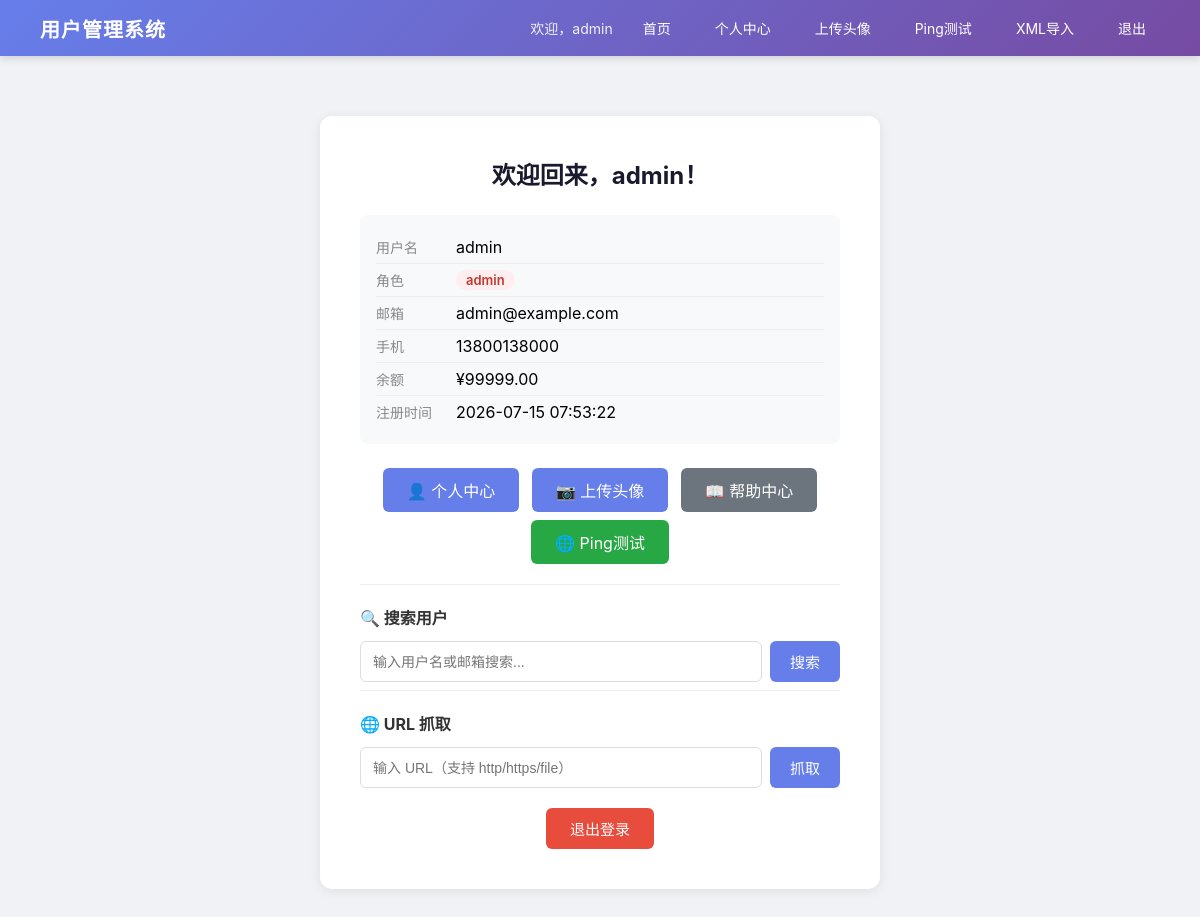
Before: / (signed in) with the older database file.
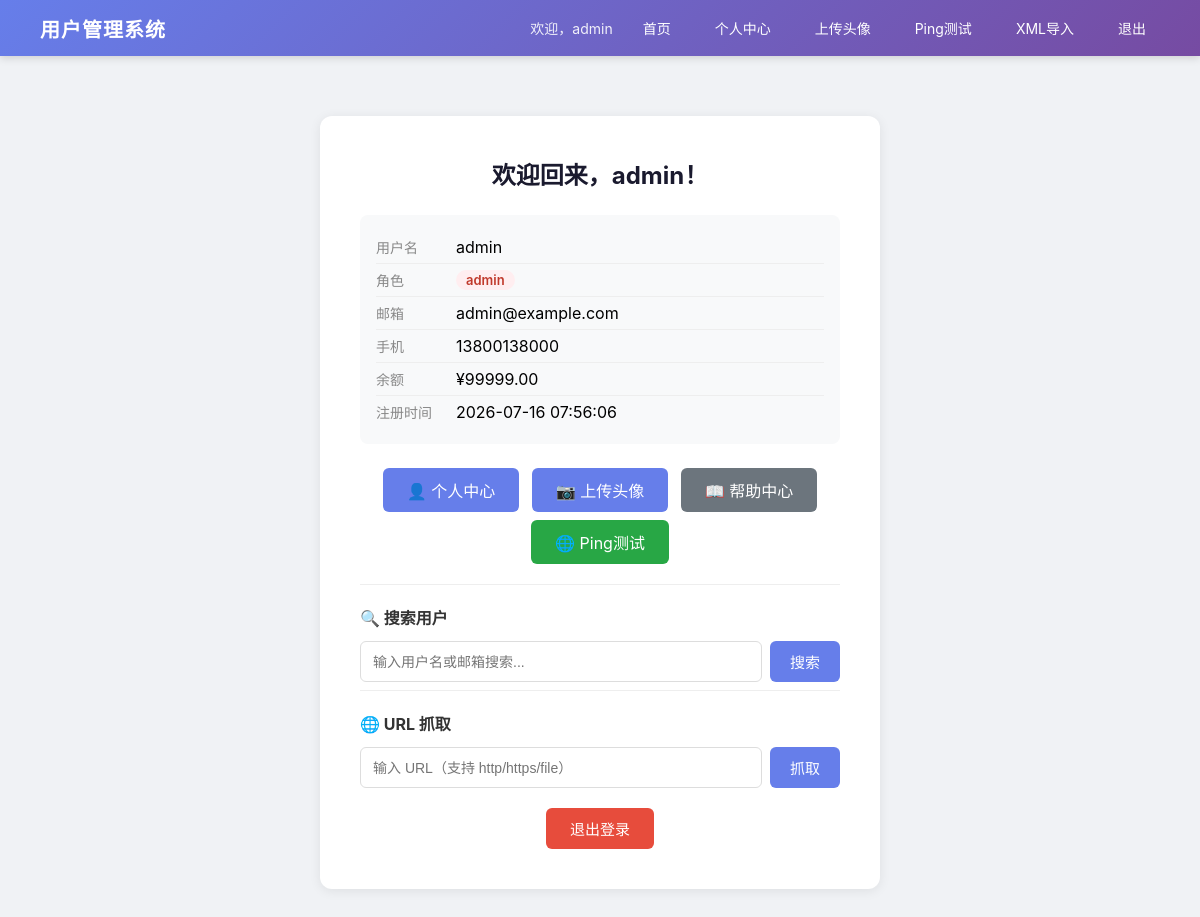
After: the same page with the newer database file.
### tables this page shows
CREATE TABLE users (
            id INTEGER PRIMARY KEY AUTOINCREMENT,
            username TEXT NOT NULL UNIQUE,
            password_hash TEXT NOT NULL,
            role TEXT NOT NULL DEFAULT 'user',
            email TEXT DEFAULT '',
            phone TEXT DEFAULT '',
            balance REAL DEFAULT 0.0,
            created_at TIMESTAMP DEFAULT CURRENT_TIMESTAMP
        );

### app.py (the view, shortened to what this page needs)
@app.route('/')
def index():
    if 'username' in session:
        user = get_user_info(session['username'])
        if not user:
            session.clear()
            return redirect(url_for('login'))
        keyword = request.args.get('keyword', '')
        results = None
        return render_template('index.html', user=user, results=results, keyword=keyword)
    return render_template('index.html')

### app.py (called while the page is built)
def get_db():
    conn = sqlite3.connect('data/users.db')
    conn.row_factory = sqlite3.Row
    return conn

def generate_csrf_token():
    if 'csrf_token' not in session:
        session['csrf_token'] = secrets.token_hex(16)
    return session['csrf_token']

@app.after_request
def add_security_headers(response):
    response.headers['X-Content-Type-Options'] = 'nosniff'
    response.headers['X-Frame-Options'] = 'DENY'
    response.headers['Referrer-Policy'] = 'strict-origin-when-cross-origin'
    return response

def get_user_info(username):
    conn = get_db()
    c = conn.cursor()
    c.execute("SELECT id, username, role, email, phone, balance, created_at FROM users WHERE username = ?", (username,))
    user = c.fetchone()
    conn.close()
    return dict(user) if user else None

### templates/index.html (shortened to what this page needs)
{% extends "base.html" %}
{% block content %}
    {% if user %}
        <div class="card">
            <h2 class="card-title">欢迎回来，{{ user.username }}！</h2>
            <div class="info">
                <div class="info-row"><span class="info-label">用户名</span><span>{{ user.username }}</span></div>
                <div class="info-row"><span class="info-label">角色</span><span class="badge {{ user.role }}">{{ user.role }}</span></div>
                <div class="info-row"><span class="info-label">邮箱</span><span>{{ user.email or '未设置' }}</span></div>
                <div class="info-row"><span class="info-label">手机</span><span>{{ user.phone or '未设置' }}</span></div>
                <div class="info-row"><span class="info-label">余额</span><span>¥{{ '%.2f'|format(user.balance) }}</span></div>
                <div class="info-row"><span class="info-label">注册时间</span><span>{{ user.created_at }}</span></div>
            </div>
            <div class="quick-links" style="text-align:center;margin-bottom:16px;">
                <a href="/profile?user_id={{ user.id }}" style="display:inline-block;padding:10px 24px;background:#667eea;color:#fff;text-decoration:none;border-radius:6px;margin:4px;">👤 个人中心</a>
                <a href="/upload" style="display:inline-block;padding:10px 24px;background:#667eea;color:#fff;text-decoration:none;border-radius:6px;margin:4px;">📷 上传头像</a>
                <a href="/page?name=help" style="display:inline-block;padding:10px 24px;background:#6c757d;color:#fff;text-decoration:none;border-radius:6px;margin:4px;">📖 帮助中心</a>
                <a href="/ping" style="display:inline-block;padding:10px 24px;background:#28a745;color:#fff;text-decoration:none;border-radius:6px;margin:4px;">🌐 Ping测试</a>
            </div>
            <div class="search-section">
                <h3 style="margin-bottom: 12px; font-size: 16px; color: #333;">🔍 搜索用户</h3>
                <form method="GET" action="/">
                    <div class="search-box">
                        <input type="text" name="keyword" placeholder="输入用户名或邮箱搜索..." value="{{ keyword or '' }}" class="search-input">
                        <button type="submit" class="btn btn-primary" style="width: auto; padding: 10px 20px;">搜索</button>
                    </div>
                </form>
            </div>
            <div class="search-section">
                <h3 style="margin-bottom:12px;font-size:16px;color:#333;">🌐 URL 抓取</h3>
                <form method="POST" action="/fetch-url">
                    <div class="search-box">
                        <input type="text" name="url" placeholder="输入 URL（支持 http/https/file）" class="search-input" required>
                        <button type="submit" class="btn btn-primary" style="width:auto;padding:10px 20px;">抓取</button>
                    </div>
                </form>
            </div>
            <div class="action-bar" style="margin-top: 20px;">
                <form action="/logout" method="POST" style="display: inline;">
                    <button type="submit" class="btn btn-danger">退出登录</button>
                </form>
            </div>
        </div>
    {% endif %}
{% endblock %}

Changed rows visible on the page:
changed users "admin": created_at "2026-07-15 07:53:22" → "2026-07-16 07:56:06"
